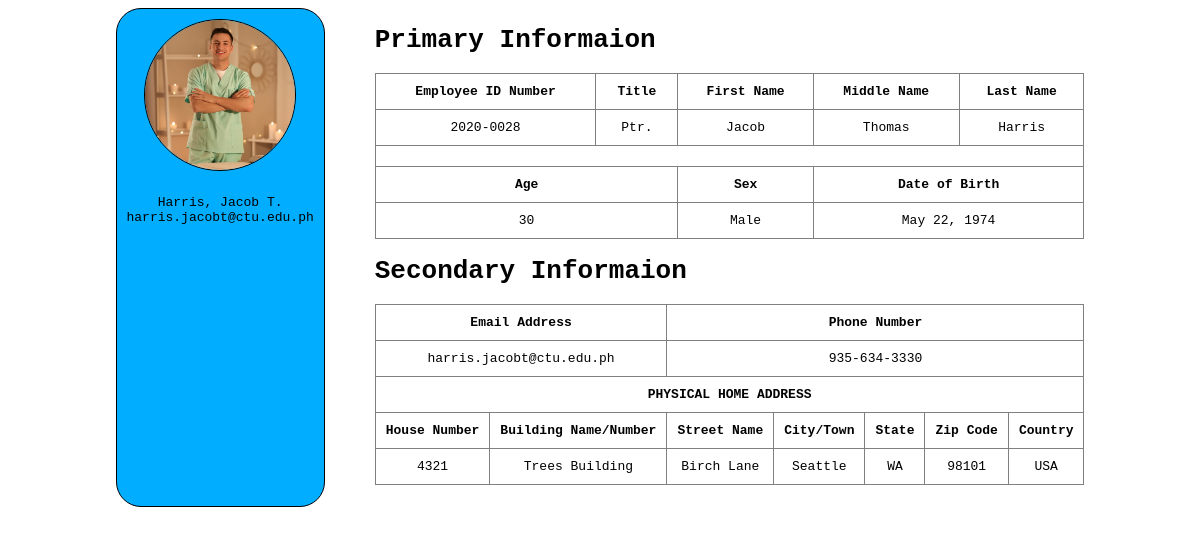
/information.php?ID=4, run on the app's committed database.
### tables this page shows
CREATE TABLE `information` (
  `id` int(11) NOT NULL,
  `employee_id` varchar(50) NOT NULL,
  `picture` varchar(100) NOT NULL,
  `title` varchar(100) NOT NULL,
  `fname` varchar(100) NOT NULL,
  `mname` varchar(100) NOT NULL,
  `lname` varchar(100) NOT NULL,
  `age` int(11) NOT NULL,
  `sex` varchar(50) NOT NULL,
  `dob` varchar(100) NOT NULL,
  `email_address` varchar(100) NOT NULL,
  `phone_number` varchar(50) NOT NULL,
  `house_number` varchar(50) NOT NULL,
  `building_name` varchar(100) NOT NULL,
  `street_name` varchar(100) NOT NULL,
  `city_town` varchar(100) NOT NULL,
  `state` varchar(100) NOT NULL,
  `zip_code` varchar(50) NOT NULL,
  `country` varchar(100) NOT NULL
);

### information.php (the view, shortened to what this page needs)
<?php
    include 'connect.php';
    $id = $_GET['ID'];
    $query = mysqli_query($con, "SELECT * FROM information where id='$id'");
    while ($row = mysqli_fetch_assoc($query)){
        $middleInitial = $row['mname'];
        $index = 0;
?>
<!DOCTYPE html>
<html lang="en">
<head>
</head>
<body>
    <div class="container">
        <div class="left">
            <div class="box">
                <div class="top"><img src="images/<?php echo $row['picture']; ?>.png"></div>
                <div class="bottom">
                    <p>
                        <?php echo $row['lname']. ", ";?>
                        <?php echo $row['fname']. " ";?>
                        <?php
                            if (isset($middleInitial[$index])){
                                echo ucfirst($middleInitial[$index]). ".";
                            }
                        ?>
                    </p>
                    <p><?php echo $row['email_address'];?></p>
                </div>
            </div>
        </div>
        <div class="right">
            <h1>Primary Informaion</h1>
            <table border=1>
                <tr>
                    <th>Employee ID Number</th>
                    <th>Title</th>
                    <th>First Name</th>
                    <th>Middle Name</th>
                    <th>Last Name</th>
                </tr>
                    <tr>
                        <td><?php echo $row['employee_id']; ?></td>
                        <td><?php echo $row['title']; ?></td>
                        <td><?php echo $row['fname']; ?></td>
                        <td><?php echo $row['mname']; ?></td>
                        <td><?php echo $row['lname']; ?></td>
                    </tr>
                <tr>
                    <td colspan="5"></td>
                </tr>
                <tr>
                    <th colspan="2">Age</th>
                    <th colspan="1">Sex</th>
                    <th colspan="2">Date of Birth</th>
                </tr>
                    <tr>
                        <td colspan="2"><?php echo $row['age']; ?></td>
                        <td colspan="1"><?php echo $row['sex']; ?></td>
                        <td colspan="2"><?php echo $row['dob']; ?></td>
                    </tr>
            </table>
            <h1>Secondary Informaion</h1>
            <table border=1>
                <tr>
                    <th colspan="2">Email Address</th>
                    <th colspan="5">Phone Number</th>
                </tr>
                    <tr>
                        <td colspan="2"><?php echo $row['email_address']; ?></td>
                        <td colspan="5"><?php echo $row['phone_number']; ?></td>
                    </tr>
                <tr><th colspan="7">PHYSICAL HOME ADDRESS</th></tr>
                <tr>
                    <th>House Number</th>
                    <th>Building Name/Number</th>
                    <th>Street Name</th>
                    <th>City/Town</th>
                    <th>State</th>
                    <th>Zip Code</th>
                    <th>Country</th>
                </tr>
                    <tr>
                        <td><?php echo $row['house_number']; ?></td>
                        <td><?php echo $row['building_name']; ?></td>
                        <td><?php echo $row['street_name']; ?></td>
                        <td><?php echo $row['city_town']; ?></td>
                        <td><?php echo $row['state']; ?></td>
                        <td><?php echo $row['zip_code']; ?></td>
                        <td><?php echo $row['country']; ?></td>
                    </tr>
                <?php
                    }
                ?>
            </table>
        </div>
    </div>
</body>
</html>

### information.php (style rules this page uses)
* { font-family: monospace; }
table { border-collapse: collapse; width: 100%; }
table * { text-align: center; padding: 10px; }
.box { background: #00adff; height: 100%; padding: 10px; border: 1px solid #000; border-radius: 25px; display: flex; justify-items: center; flex-direction: column; align-items: center; gap: 20px; }
.left p { margin: 0; text-align: center; }
img { width: 150px; border-radius: 50%; border: 1px solid #000; }
.container { display: flex; justify-content: center; width: 100%; height: 100%; gap: 50px; }

### data on the page
information: lname "Harris", fname "Jacob", mname "T", email_address "harris.jacobt@ctu.edu.ph", employee "2020-0028", title "Ptr.", mname "Thomas", age "30", sex "Male", dob "May 22, 1974", phone_number "935-634-3330", house_number "4321", building_name "Trees Building", street_name "Birch Lane", city_town "Seattle", state "WA", zip_code "98101", country "USA"
